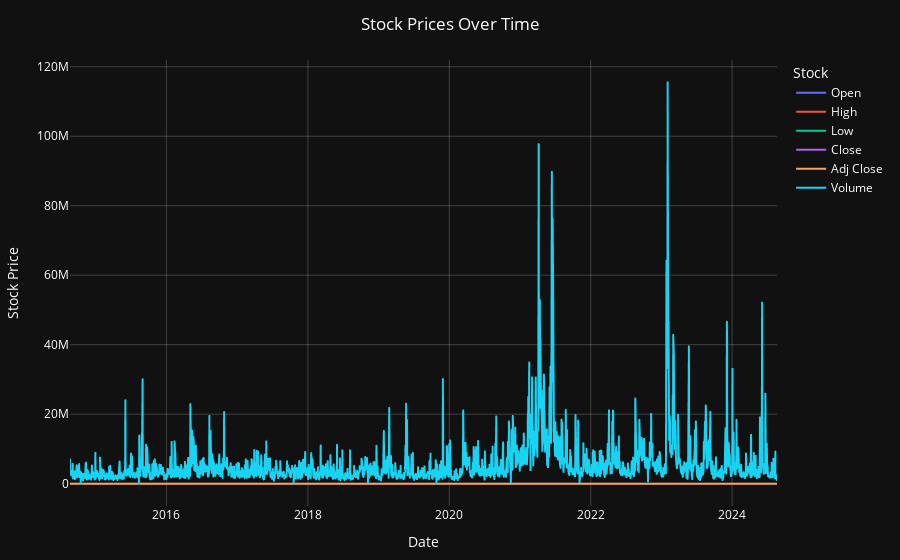

Notebook cell for this chart:
### Code cell
# Create the line plot using Plotly Express
fig = px.line(df, x='Date', y=numerical_vars, title='Stock Prices Over Time', 
              labels={'value': 'Stock Price', 'variable': 'Stock'})

# Customize the appearance
fig.update_layout(
    template='plotly_dark',  # Apply a dark theme
    title_x=0.5,  # Center the title
    margin=dict(l=40, r=40, t=60, b=40),  # Adjust margins
    font=dict(size=12, color='white'),  # Customize font size and color
    xaxis=dict(showgrid=True, gridwidth=1, gridcolor='rgba(255, 255, 255, 0.2)'),
    yaxis=dict(showgrid=True, gridwidth=1, gridcolor='rgba(255, 255, 255, 0.2)'),
    legend_title_text='Stock'  # Add legend title
)

# Show the plot
fig.show()

### Figure 1 — Plotly figure (JSON) as saved in the notebook; plotly's stock layout.template omitted (floating-point values rounded to 4 significant figures; data arrays with more than 128 entries replaced by an {"elided": "..."} marker saying what was removed)
{"data": [{"hovertemplate": "Stock=Open<br>Date=%{x}<br>Stock Price=%{y}<extra></extra>", "legendgroup": "Open", "line": {"color": "#636efa", "dash": "solid"}, "marker": {"symbol": "circle"}, "mode": "lines", "name": "Open", "showlegend": true, "type": "scattergl", "x": {"elided": "2462 str values"}, "xaxis": "x", "y": {"elided": "2462 float values"}, "yaxis": "y"}, {"hovertemplate": "Stock=High<br>Date=%{x}<br>Stock Price=%{y}<extra></extra>", "legendgroup": "High", "line": {"color": "#EF553B", "dash": "solid"}, "marker": {"symbol": "circle"}, "mode": "lines", "name": "High", "showlegend": true, "type": "scattergl", "x": {"elided": "2462 str values"}, "xaxis": "x", "y": {"elided": "2462 float values"}, "yaxis": "y"}, {"hovertemplate": "Stock=Low<br>Date=%{x}<br>Stock Price=%{y}<extra></extra>", "legendgroup": "Low", "line": {"color": "#00cc96", "dash": "solid"}, "marker": {"symbol": "circle"}, "mode": "lines", "name": "Low", "showlegend": true, "type": "scattergl", "x": {"elided": "2462 str values"}, "xaxis": "x", "y": {"elided": "2462 float values"}, "yaxis": "y"}, {"hovertemplate": "Stock=Close<br>Date=%{x}<br>Stock Price=%{y}<extra></extra>", "legendgroup": "Close", "line": {"color": "#ab63fa", "dash": "solid"}, "marker": {"symbol": "circle"}, "mode": "lines", "name": "Close", "showlegend": true, "type": "scattergl", "x": {"elided": "2462 str values"}, "xaxis": "x", "y": {"elided": "2462 float values"}, "yaxis": "y"}, {"hovertemplate": "Stock=Adj Close<br>Date=%{x}<br>Stock Price=%{y}<extra></extra>", "legendgroup": "Adj Close", "line": {"color": "#FFA15A", "dash": "solid"}, "marker": {"symbol": "circle"}, "mode": "lines", "name": "Adj Close", "showlegend": true, "type": "scattergl", "x": {"elided": "2462 str values"}, "xaxis": "x", "y": {"elided": "2462 float values"}, "yaxis": "y"}, {"hovertemplate": "Stock=Volume<br>Date=%{x}<br>Stock Price=%{y}<extra></extra>", "legendgroup": "Volume", "line": {"color": "#19d3f3", "dash": "solid"}, "marker": {"symbol": "circle"}, "mode": "lines", "name": "Volume", "showlegend": true, "type": "scattergl", "x": {"elided": "2462 str values"}, "xaxis": "x", "y": {"elided": "2462 int values"}, "yaxis": "y"}], "layout": {"font": {"color": "white", "size": 12}, "legend": {"title": {"text": "Stock"}, "tracegroupgap": 0}, "margin": {"b": 40, "l": 40, "r": 40, "t": 60}, "title": {"text": "Stock Prices Over Time", "x": 0.5}, "xaxis": {"anchor": "y", "domain": [0, 1], "gridcolor": "rgba(255, 255, 255, 0.2)", "gridwidth": 1, "showgrid": true, "title": {"text": "Date"}}, "yaxis": {"anchor": "x", "domain": [0, 1], "gridcolor": "rgba(255, 255, 255, 0.2)", "gridwidth": 1, "showgrid": true, "title": {"text": "Stock Price"}}}}
